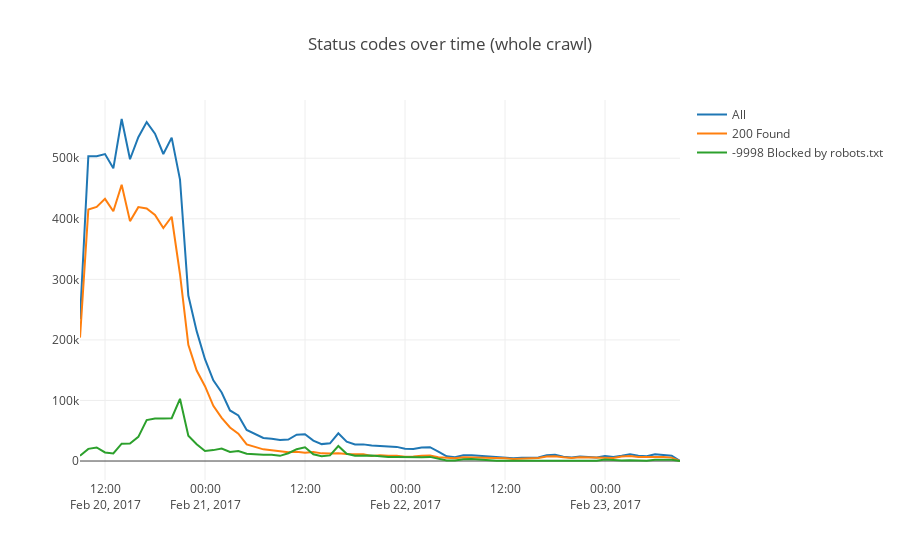

The notebook cell this image was saved under:
### Code cell
data = []
for key in lines:
    data.append( go.Scatter(x=hours,y=lines[key],name=key) )
py.iplot({ 
      'data': data, 
      'layout': {'title': 'Status codes over time (whole crawl)'}
    })
